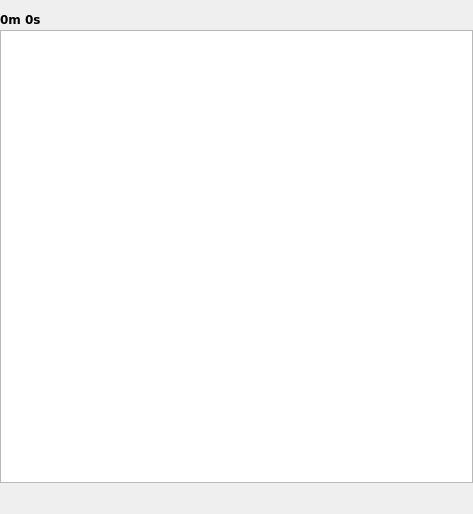
<?xml version="1.0" encoding="UTF-8"?>
<ui version="4.0">
 <class>Playlist_Window</class>
 <widget class="QWidget" name="Playlist_Window">
  <property name="windowModality">
   <enum>Qt::NonModal</enum>
  </property>
  <property name="geometry">
   <rect>
    <x>0</x>
    <y>0</y>
    <width>473</width>
    <height>514</height>
   </rect>
  </property>
  <property name="sizePolicy">
   <sizepolicy hsizetype="Preferred" vsizetype="Preferred">
    <horstretch>0</horstretch>
    <verstretch>0</verstretch>
   </sizepolicy>
  </property>
  <property name="minimumSize">
   <size>
    <width>0</width>
    <height>0</height>
   </size>
  </property>
  <property name="maximumSize">
   <size>
    <width>16516</width>
    <height>16777215</height>
   </size>
  </property>
  <property name="windowTitle">
   <string>Form</string>
  </property>
  <property name="toolTip">
   <string/>
  </property>
  <layout class="QGridLayout" name="gridLayout">
   <property name="sizeConstraint">
    <enum>QLayout::SetDefaultConstraint</enum>
   </property>
   <property name="leftMargin">
    <number>0</number>
   </property>
   <property name="topMargin">
    <number>2</number>
   </property>
   <property name="rightMargin">
    <number>0</number>
   </property>
   <property name="bottomMargin">
    <number>0</number>
   </property>
   <property name="spacing">
    <number>3</number>
   </property>
   <item row="0" column="3">
    <widget class="QPushButton" name="btn_clear">
     <property name="minimumSize">
      <size>
       <width>24</width>
       <height>24</height>
      </size>
     </property>
     <property name="maximumSize">
      <size>
       <width>26</width>
       <height>26</height>
      </size>
     </property>
     <property name="font">
      <font>
       <family>DejaVu Sans</family>
      </font>
     </property>
     <property name="focusPolicy">
      <enum>Qt::NoFocus</enum>
     </property>
     <property name="toolTip">
      <string>Clear Playlist</string>
     </property>
     <property name="text">
      <string/>
     </property>
     <property name="icon">
      <iconset>
       <normaloff>../../../.designer/backup/icons/broom.png</normaloff>../../../.designer/backup/icons/broom.png</iconset>
     </property>
     <property name="iconSize">
      <size>
       <width>24</width>
       <height>24</height>
      </size>
     </property>
     <property name="flat">
      <bool>true</bool>
     </property>
    </widget>
   </item>
   <item row="1" column="0" colspan="4">
    <layout class="QHBoxLayout" name="horizontalLayout">
     <item>
      <widget class="PlaylistView" name="listView">
       <property name="sizePolicy">
        <sizepolicy hsizetype="Preferred" vsizetype="MinimumExpanding">
         <horstretch>0</horstretch>
         <verstretch>0</verstretch>
        </sizepolicy>
       </property>
       <property name="minimumSize">
        <size>
         <width>200</width>
         <height>0</height>
        </size>
       </property>
       <property name="maximumSize">
        <size>
         <width>167721</width>
         <height>16777215</height>
        </size>
       </property>
       <property name="font">
        <font>
         <family>DejaVu Sans</family>
        </font>
       </property>
       <property name="horizontalScrollBarPolicy">
        <enum>Qt::ScrollBarAlwaysOff</enum>
       </property>
       <property name="editTriggers">
        <set>QAbstractItemView::NoEditTriggers</set>
       </property>
       <property name="tabKeyNavigation">
        <bool>true</bool>
       </property>
       <property name="alternatingRowColors">
        <bool>true</bool>
       </property>
       <property name="selectionMode">
        <enum>QAbstractItemView::ExtendedSelection</enum>
       </property>
       <property name="selectionBehavior">
        <enum>QAbstractItemView::SelectRows</enum>
       </property>
      </widget>
     </item>
    </layout>
   </item>
   <item row="3" column="0">
    <layout class="QHBoxLayout" name="horizontalLayout_2">
     <item>
      <widget class="QPushButton" name="btn_rep1">
       <property name="minimumSize">
        <size>
         <width>28</width>
         <height>28</height>
        </size>
       </property>
       <property name="maximumSize">
        <size>
         <width>28</width>
         <height>28</height>
        </size>
       </property>
       <property name="font">
        <font>
         <family>DejaVu Sans</family>
        </font>
       </property>
       <property name="focusPolicy">
        <enum>Qt::NoFocus</enum>
       </property>
       <property name="toolTip">
        <string>Repeat 1</string>
       </property>
       <property name="text">
        <string/>
       </property>
       <property name="icon">
        <iconset>
         <normaloff>../../../icons/rep1.png</normaloff>../../../icons/rep1.png</iconset>
       </property>
       <property name="iconSize">
        <size>
         <width>20</width>
         <height>20</height>
        </size>
       </property>
       <property name="shortcut">
        <string>Enter</string>
       </property>
       <property name="checkable">
        <bool>true</bool>
       </property>
       <property name="flat">
        <bool>true</bool>
       </property>
      </widget>
     </item>
     <item>
      <widget class="QPushButton" name="btn_repAll">
       <property name="minimumSize">
        <size>
         <width>28</width>
         <height>28</height>
        </size>
       </property>
       <property name="maximumSize">
        <size>
         <width>28</width>
         <height>28</height>
        </size>
       </property>
       <property name="font">
        <font>
         <family>DejaVu Sans</family>
        </font>
       </property>
       <property name="focusPolicy">
        <enum>Qt::NoFocus</enum>
       </property>
       <property name="toolTip">
        <string>Repeat All</string>
       </property>
       <property name="text">
        <string/>
       </property>
       <property name="icon">
        <iconset>
         <normaloff>../../../icons/repAll.png</normaloff>../../../icons/repAll.png</iconset>
       </property>
       <property name="iconSize">
        <size>
         <width>20</width>
         <height>20</height>
        </size>
       </property>
       <property name="shortcut">
        <string>Enter</string>
       </property>
       <property name="checkable">
        <bool>true</bool>
       </property>
       <property name="flat">
        <bool>true</bool>
       </property>
      </widget>
     </item>
     <item>
      <widget class="QPushButton" name="btn_shuffle">
       <property name="minimumSize">
        <size>
         <width>28</width>
         <height>28</height>
        </size>
       </property>
       <property name="maximumSize">
        <size>
         <width>28</width>
         <height>28</height>
        </size>
       </property>
       <property name="font">
        <font>
         <family>DejaVu Sans</family>
        </font>
       </property>
       <property name="focusPolicy">
        <enum>Qt::NoFocus</enum>
       </property>
       <property name="toolTip">
        <string>Shuffle</string>
       </property>
       <property name="text">
        <string/>
       </property>
       <property name="icon">
        <iconset>
         <normaloff>../../../icons/shuffle.png</normaloff>../../../icons/shuffle.png</iconset>
       </property>
       <property name="iconSize">
        <size>
         <width>20</width>
         <height>20</height>
        </size>
       </property>
       <property name="shortcut">
        <string>Enter</string>
       </property>
       <property name="checkable">
        <bool>true</bool>
       </property>
       <property name="flat">
        <bool>true</bool>
       </property>
      </widget>
     </item>
     <item>
      <widget class="QPushButton" name="btn_append">
       <property name="minimumSize">
        <size>
         <width>28</width>
         <height>28</height>
        </size>
       </property>
       <property name="maximumSize">
        <size>
         <width>28</width>
         <height>28</height>
        </size>
       </property>
       <property name="font">
        <font>
         <family>DejaVu Sans</family>
        </font>
       </property>
       <property name="focusPolicy">
        <enum>Qt::NoFocus</enum>
       </property>
       <property name="toolTip">
        <string>Append when adding new tracks</string>
       </property>
       <property name="text">
        <string/>
       </property>
       <property name="icon">
        <iconset>
         <normaloff>../../../.designer/backup/icons/append.png</normaloff>../../../.designer/backup/icons/append.png</iconset>
       </property>
       <property name="iconSize">
        <size>
         <width>20</width>
         <height>20</height>
        </size>
       </property>
       <property name="shortcut">
        <string>Enter</string>
       </property>
       <property name="checkable">
        <bool>true</bool>
       </property>
       <property name="flat">
        <bool>true</bool>
       </property>
      </widget>
     </item>
     <item>
      <widget class="QPushButton" name="btn_dynamic">
       <property name="minimumSize">
        <size>
         <width>28</width>
         <height>28</height>
        </size>
       </property>
       <property name="maximumSize">
        <size>
         <width>28</width>
         <height>28</height>
        </size>
       </property>
       <property name="font">
        <font>
         <family>DejaVu Sans</family>
        </font>
       </property>
       <property name="focusPolicy">
        <enum>Qt::NoFocus</enum>
       </property>
       <property name="toolTip">
        <string>Dynamic playing</string>
       </property>
       <property name="text">
        <string/>
       </property>
       <property name="icon">
        <iconset>
         <normaloff>../../../icons/dynamic.png</normaloff>../../../icons/dynamic.png</iconset>
       </property>
       <property name="iconSize">
        <size>
         <width>20</width>
         <height>20</height>
        </size>
       </property>
       <property name="shortcut">
        <string>Enter</string>
       </property>
       <property name="checkable">
        <bool>true</bool>
       </property>
       <property name="flat">
        <bool>true</bool>
       </property>
      </widget>
     </item>
    </layout>
   </item>
   <item row="3" column="1" colspan="2">
    <spacer name="horizontalSpacer">
     <property name="font">
      <font>
       <family>DejaVu Sans</family>
      </font>
     </property>
     <property name="orientation">
      <enum>Qt::Horizontal</enum>
     </property>
     <property name="sizeHint" stdset="0">
      <size>
       <width>40</width>
       <height>20</height>
      </size>
     </property>
    </spacer>
   </item>
   <item row="0" column="2">
    <widget class="QPushButton" name="btn_import">
     <property name="minimumSize">
      <size>
       <width>24</width>
       <height>24</height>
      </size>
     </property>
     <property name="maximumSize">
      <size>
       <width>26</width>
       <height>26</height>
      </size>
     </property>
     <property name="font">
      <font>
       <family>DejaVu Sans</family>
      </font>
     </property>
     <property name="focusPolicy">
      <enum>Qt::NoFocus</enum>
     </property>
     <property name="toolTip">
      <string>Import new (orange) tracks to library w/o copying</string>
     </property>
     <property name="text">
      <string/>
     </property>
     <property name="iconSize">
      <size>
       <width>20</width>
       <height>20</height>
      </size>
     </property>
     <property name="flat">
      <bool>true</bool>
     </property>
    </widget>
   </item>
   <item row="3" column="3">
    <widget class="QPushButton" name="btn_numbers">
     <property name="minimumSize">
      <size>
       <width>28</width>
       <height>28</height>
      </size>
     </property>
     <property name="maximumSize">
      <size>
       <width>28</width>
       <height>28</height>
      </size>
     </property>
     <property name="font">
      <font>
       <family>DejaVu Sans</family>
      </font>
     </property>
     <property name="focusPolicy">
      <enum>Qt::NoFocus</enum>
     </property>
     <property name="toolTip">
      <string>Show numbers in playlist</string>
     </property>
     <property name="text">
      <string/>
     </property>
     <property name="iconSize">
      <size>
       <width>20</width>
       <height>20</height>
      </size>
     </property>
     <property name="checkable">
      <bool>true</bool>
     </property>
     <property name="flat">
      <bool>true</bool>
     </property>
    </widget>
   </item>
   <item row="0" column="0" colspan="2">
    <layout class="QHBoxLayout" name="horizontalLayout_3">
     <item>
      <widget class="QLabel" name="lab_totalTime">
       <property name="minimumSize">
        <size>
         <width>0</width>
         <height>25</height>
        </size>
       </property>
       <property name="maximumSize">
        <size>
         <width>1000</width>
         <height>16777215</height>
        </size>
       </property>
       <property name="font">
        <font>
         <family>DejaVu Sans</family>
         <pointsize>9</pointsize>
         <weight>75</weight>
         <bold>true</bold>
        </font>
       </property>
       <property name="text">
        <string notr="true">0m 0s</string>
       </property>
       <property name="alignment">
        <set>Qt::AlignBottom|Qt::AlignLeading|Qt::AlignLeft</set>
       </property>
      </widget>
     </item>
    </layout>
   </item>
  </layout>
 </widget>
 <customwidgets>
  <customwidget>
   <class>PlaylistView</class>
   <extends>QListView</extends>
   <header>GUI/playlist/view/PlaylistView.h</header>
  </customwidget>
 </customwidgets>
 <resources/>
 <connections/>
</ui>
